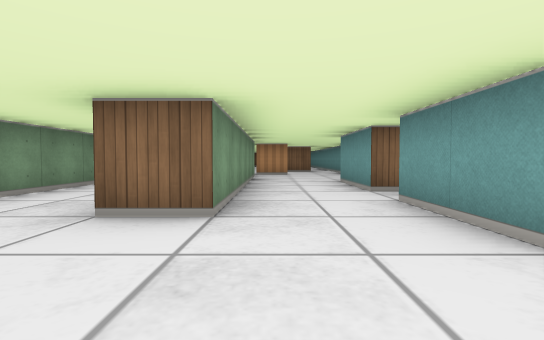
View 1 (above)

17 first-person views from a walk through a cub3D level. The camera is about half as high as the walls, tilts 2° down and sees 85° across. The floor is counted in squares. Each view is taken from the middle of a square. On the plan, view 1 faces up. The plan holds only what a view shows up to about 9 squares ahead; the rest is blank. The place goes on beyond the plan.

View 2
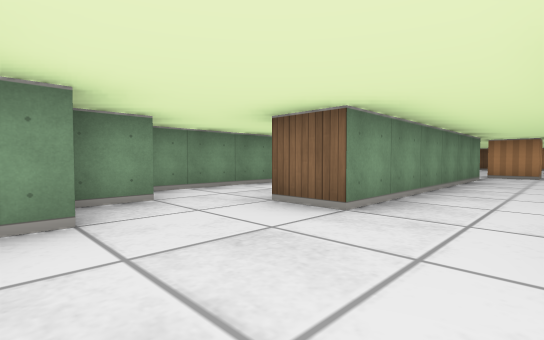

View 3
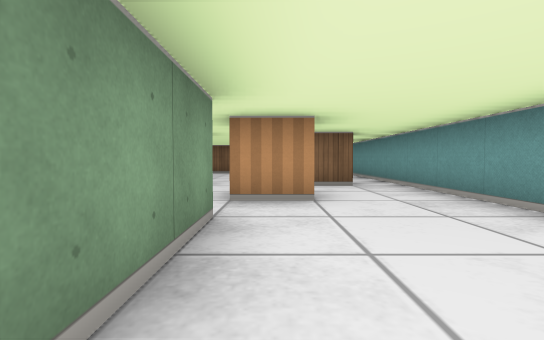

View 4
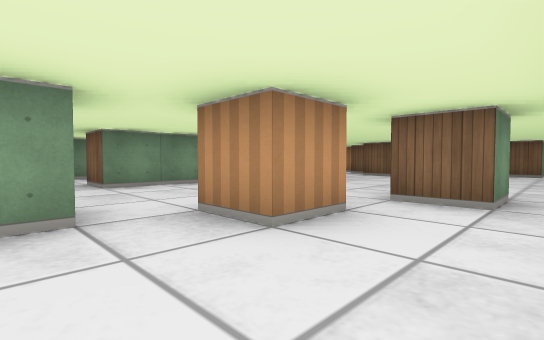

View 5
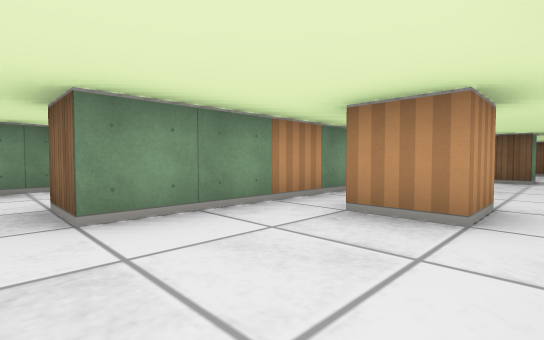

View 6
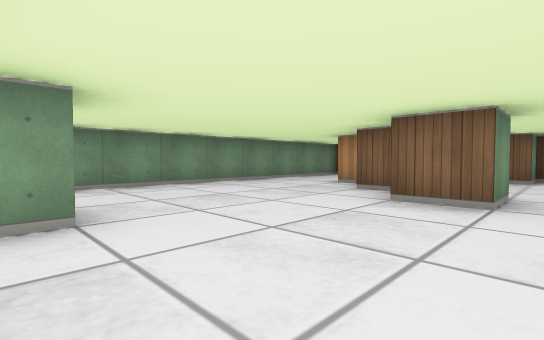

View 7
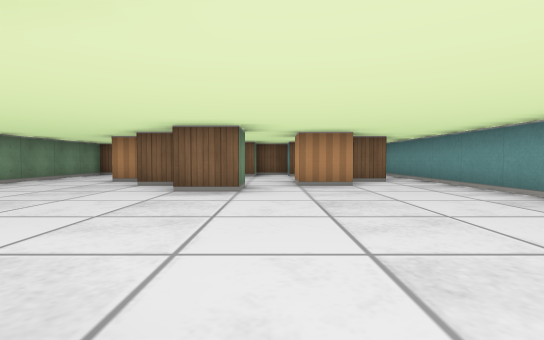

View 8
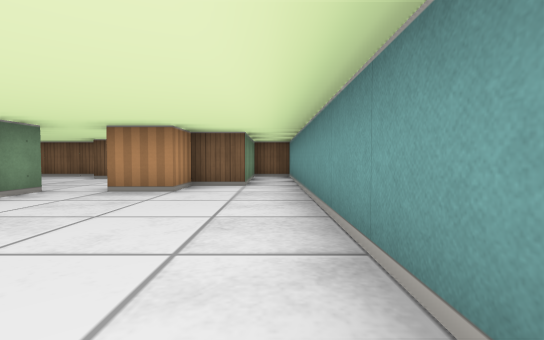

View 9
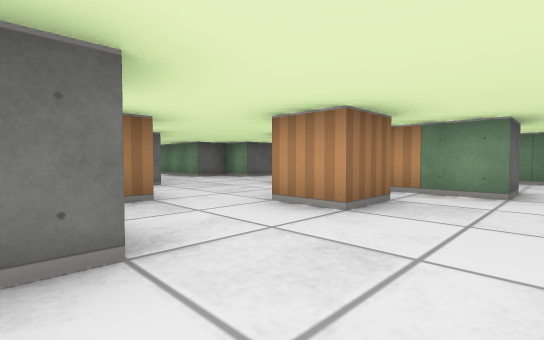

View 10
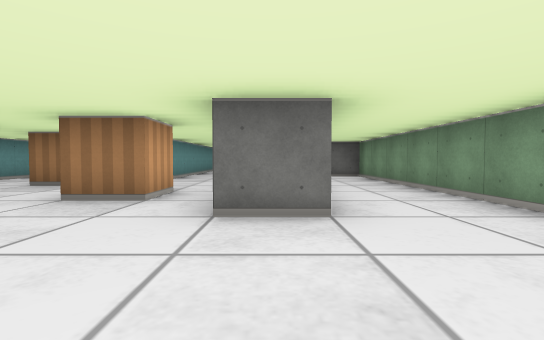

View 11
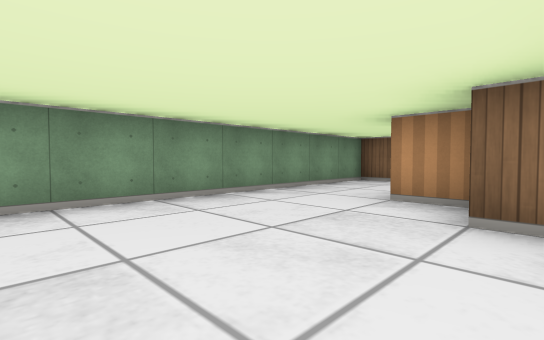

View 12
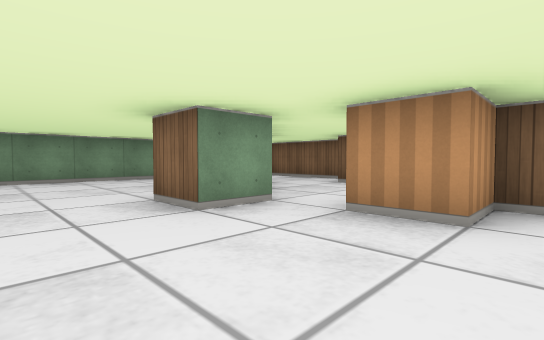

View 13
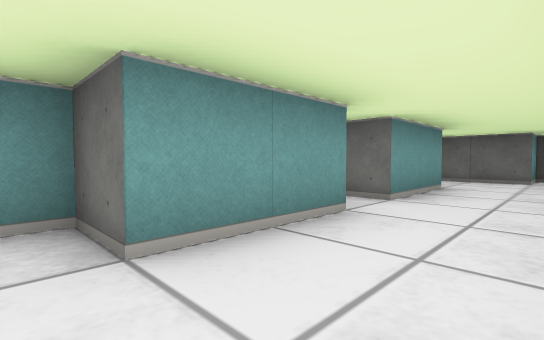

View 14
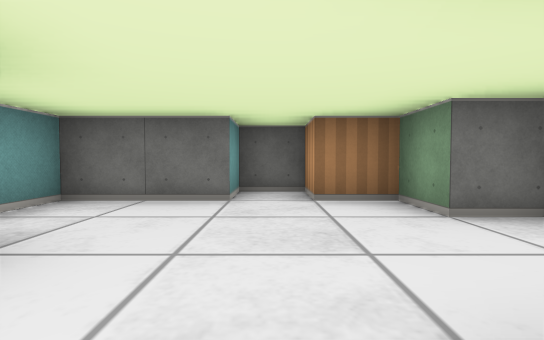

View 15
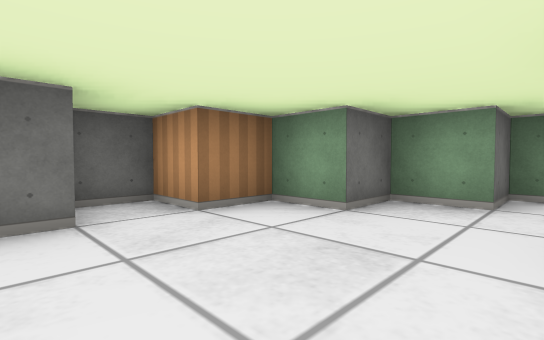

View 16
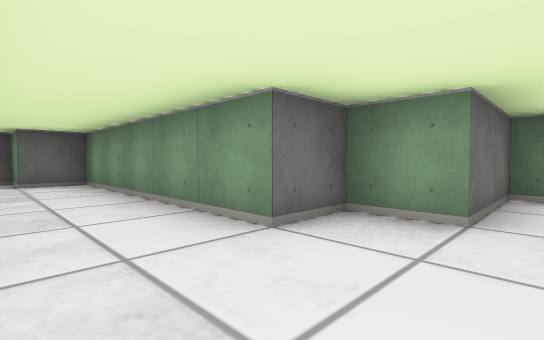

View 17
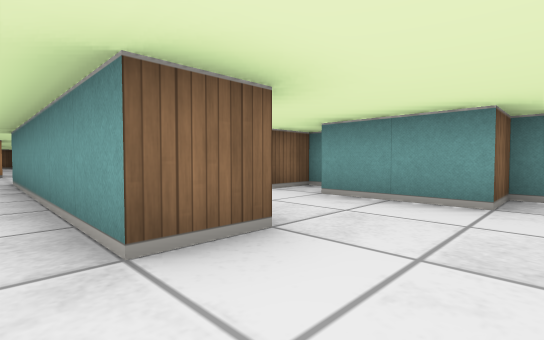

### Floor plan
Points are (right, up) in squares from view 1. A wall is a line through its corners. A room is listed if a view was taken in it or the views show most of it. See-through windows are left out.
Room 1 (views 1, 2, 3, 4, 5, 6, 7, 8, 9, 10, 11, 12, 13, 14, 15, 16, 17)
walls: (-2.5, 11.5) (-2.5, 12.5) (-1.5, 12.5) (-1.5, 11.5) (-2.5, 11.5); (-0.6, 10.5) (0.5, 10.5) (0.5, 9.5) (-0.5, 9.5); (-0.5, 8.6) (-0.5, 2.5) (-1.5, 2.5) (-1.5, 8.5); (0.4, 12.5) (1, 12.5); (-4.6, 13.5) (-3.5, 13.5) (-3.5, 9.5) (-4.5, 9.5); (1.5, 12.5) (1.5, 11.5) (0.5, 11.5); (-2.8, 17.5) (-3.5, 17.5); (-1.5, 17.6) (-1.5, 16.5) (-2.5, 16.5); (-3.6, 18.5) (-4.5, 18.5); (2.5, 4.5) (1.5, 4.5) (1.5, 6.5) (2.5, 6.5) (2.5, 21.2); (-1.5, 21.5) (-1.5, 20.5) (-2.5, 20.5); (-3, 21.5) (-6.5, 21.5) (-6.5, 7.5) (-4.5, 7.5) (-4.5, 6.5) (-3.5, 6.5) (-3.5, 1.5) (-2.5, 1.5) (-2.5, 0.5) (-1.5, 0.5) (-1.5, -0.5) (-0.5, -0.5) (-0.5, -1.5) (0.5, -1.5) (0.5, -0.5) (2.5, -0.5) (2.5, 1.5) (1.5, 1.5) (1.5, 3.5) (2.1, 3.5); (2.6, 21.5) (1.5, 21.5) (1.5, 18.5) (0.5, 18.5) (0.5, 17.5) (-0.5, 17.5) (-0.5, 18.5)

Positions as (right, up) in squares from view 1, and headings:
1: (0, 0), facing up
2: (1, 0), facing up-left
3: (0, 6), facing up
4: (2, 8), facing up-left
5: (-1, 9), facing up-left
6: (-1, 13), facing up-left
7: (-1, 12), facing up
8: (2, 13), facing up
9: (1, 14), facing down-left
10: (-4, 16), facing down
11: (-3, 15), facing up-left
12: (1, 15), facing up-left
13: (0, 7), facing down-right
14: (0, 3), facing down
15: (1, 2), facing down-left
16: (-2, 8), facing down-left
17: (-2, 1), facing up-right
